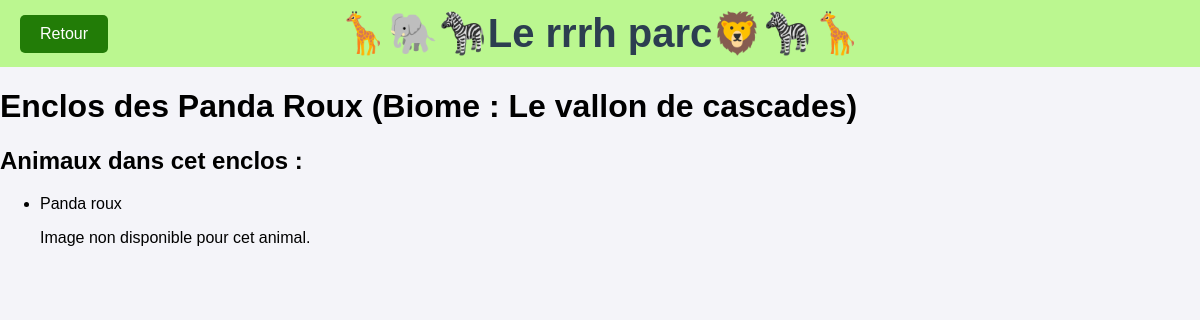
/back/routes/details_enclos.php?id=1, run on an earlier commit of the app's database.
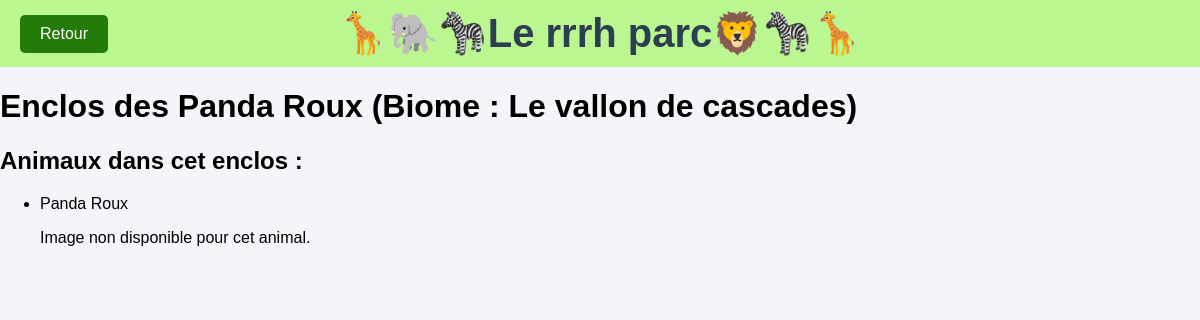
And on a later commit of the database.
### tables this page shows
CREATE TABLE IF NOT EXISTS `enclos` (
  `id` int NOT NULL AUTO_INCREMENT,
  `id_biomes` int DEFAULT NULL,
  `id_animaux` int DEFAULT NULL,
  `repos` tinyint(1) DEFAULT '0',
  `nom_enclos` varchar(255) DEFAULT NULL,
  `nom_animal` varchar(255) DEFAULT NULL,
  PRIMARY KEY (`id`),
  KEY `id_biomes` (`id_biomes`),
  KEY `id_animaux` (`id_animaux`)
);

CREATE TABLE IF NOT EXISTS `biomes` (
  `id` int NOT NULL AUTO_INCREMENT,
  `couleur` varchar(50) NOT NULL,
  `nom` varchar(100) NOT NULL,
  PRIMARY KEY (`id`)
);

CREATE TABLE IF NOT EXISTS `animaux` (
  `id` int NOT NULL AUTO_INCREMENT,
  `nom` varchar(100) NOT NULL,
  `nombre` int NOT NULL,
  `id_enclos` int DEFAULT NULL,
  PRIMARY KEY (`id`)
);

### back/routes/details_enclos.php (the view, shortened to what this page needs)
<?php
$host = "localhost";
$dbname = "bddzoo";
$username = "root";
$password = "";
try {
    $pdo = new PDO("mysql:host=$host;dbname=$dbname", $username, $password);
    $pdo->setAttribute(PDO::ATTR_ERRMODE, PDO::ERRMODE_EXCEPTION);
} catch (PDOException $e) {
    echo "Erreur de connexion : " . $e->getMessage();
    exit;
}
$idEnclos = $_GET['id'];
$query = "SELECT e.id, e.nom_enclos, b.nom AS biome, a.id AS animal_id, a.nom AS animal
          FROM enclos e
          JOIN biomes b ON e.id_biomes = b.id
          JOIN animaux a ON e.id_animaux = a.id
          WHERE e.id = :id";
$stmt = $pdo->prepare($query);
$stmt->bindParam(':id', $idEnclos, PDO::PARAM_INT);
$stmt->execute();
$enclosDetails = $stmt->fetchAll(PDO::FETCH_ASSOC);
?>
<!DOCTYPE html>
<html lang="fr">
<head>
    <link rel="stylesheet" href="../../CSS_JS/style_siham.css">
</head>
<body>
<header>
    <button class="home-button" onclick="window.location.href='../enclos/liste_enclos.html';">Retour</button>
    <h1 class="park-name">🦒🐘🦓Le rrrh parc🦁🦓🦒</h1>
</header>
<main>
    <?php
    foreach ($enclosDetails as $detail) {
        echo "<h1>" . $detail['nom_enclos'] . " (Biome : " . $detail['biome'] . ")</h1>";
        echo "<h2>Animaux dans cet enclos :</h2>";
        echo "<ul>";
        echo "<li>" . $detail['animal'] . "</li>";
        $imagePath = "image enclos/" . strtolower($detail['animal']) . ".jpg";
        if (file_exists($imagePath)) {
            echo "<img src='" . $imagePath . "' alt='Photo de " . $detail['animal'] . "' />";
        } else {
            echo "<p>Image non disponible pour cet animal.</p>";
        }
        echo "</ul>";
    }
    ?>
</main>
</body>
</html>

### front/CSS_JS/style_siham.css (style rules this page uses)
body { font-family: 'Arial', sans-serif; margin: 0; padding: 0; background-color: #f4f4f9; }
.home-button { position: absolute; left: 20px; background-color: #227c07; color: white; border: none; padding: 10px 20px; font-size: 16px; border-radius: 5px; cursor: pointer; transition: background-color 0.3s ease; }
.park-name { font-size: 40px; color: #2c3e50; margin: 0; }
header { display: flex; justify-content: center; align-items: center; background-color: #bbf790; padding: 10px 20px; position: relative; }

What changed in the data, as far as the page shows it:
changed through a linked row, enclos "Enclos des Panda Roux": id_animaux.nom "Panda roux" → "Panda Roux"
